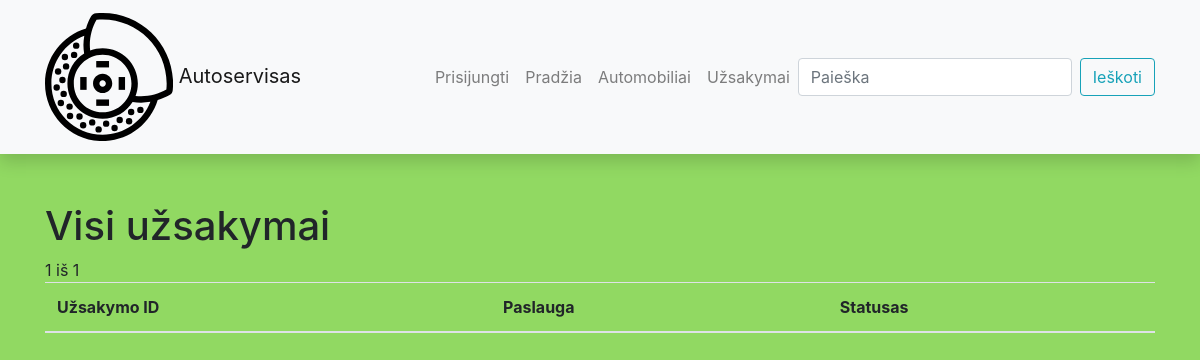
The page /autoservisas/uzsakymai/ on the database as committed earlier.
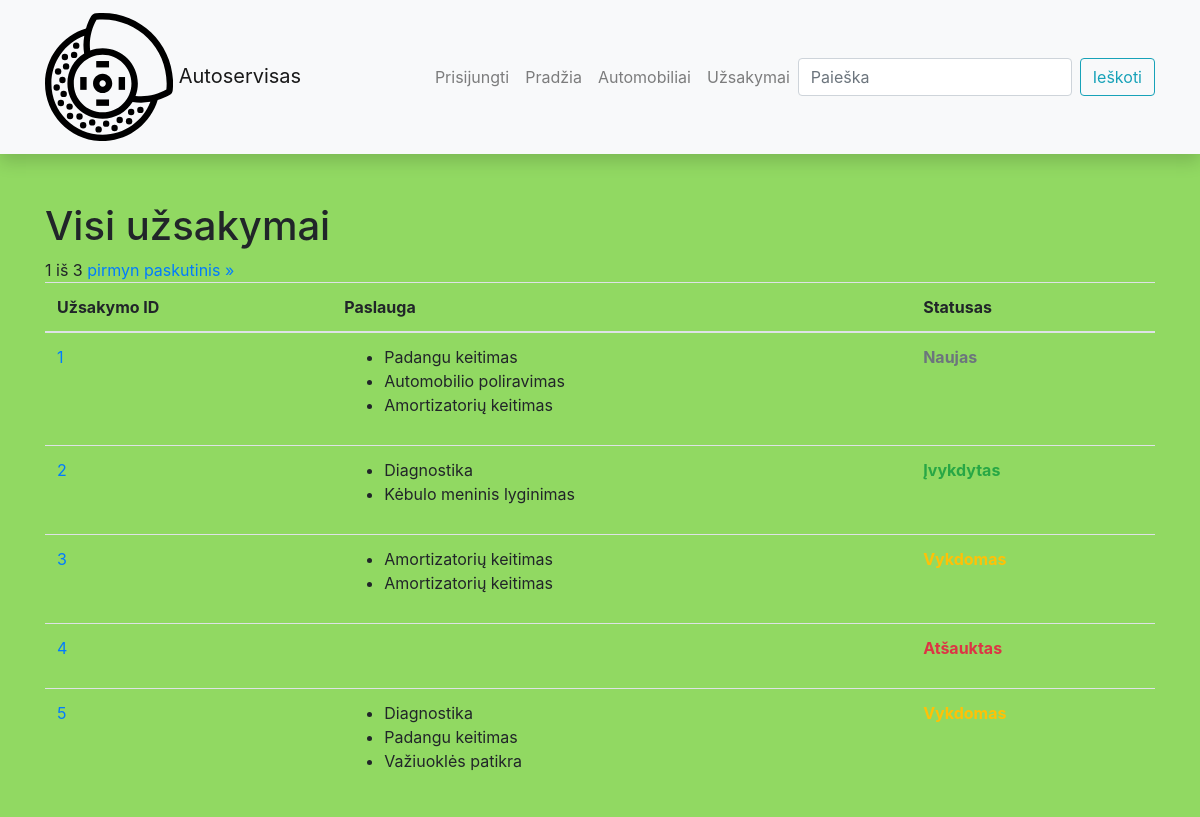
The same page on the database as committed later.
### autoservisas/models.py (models this page shows, shortened)
class Uzsakymas(models.Model):
    sukurimo_data = models.DateTimeField('Sukurimo data', default=datetime.now, null=True, blank=True)
    automobilis = models.ForeignKey(Automobilis, on_delete=models.CASCADE)
    imoketa_suma = models.IntegerField('Įmokėta suma')
    uzsakovas = models.ForeignKey(User, on_delete=models.SET_NULL, null=True, blank=True)
    grazinimo_terminas = models.DateField('Gražinimo terminas', null=True, blank=True)
    NEW = 0
    IN_PROGRESS = 1
    COMPLETED = 2
    CANCELLED = 3
    STATUS_CHOICES = [
        (NEW, 'Naujas'),
        (IN_PROGRESS, 'Vykdomas'),
        (COMPLETED, 'Įvykdytas'),
        (CANCELLED, 'Atšauktas'),
    ]
    statusas = models.IntegerField('Statusas',
                                 choices=STATUS_CHOICES,
                                 default=NEW,
                                 blank=True,
                                 help_text='Užsakymo statusas')
    class Meta:
        verbose_name = 'Uzsakymas'
        verbose_name_plural = 'Uzsakymai'

class UzsakymoPrekes(models.Model):
    kiekis = models.IntegerField()
    uzsakymas = models.ForeignKey(Uzsakymas, on_delete=models.CASCADE, related_name="uzsakymo_prekes")
    paslauga = models.ForeignKey(Paslauga, on_delete=models.CASCADE)
    class Meta:
        verbose_name = 'Uzsakymo_Preke'
        verbose_name_plural = 'Uzsakymų_Prekes'

class Paslauga(models.Model):
    pavadinimas = models.CharField('Paslaugos pavadinimas',max_length=200)
    aprasymas = models.TextField('Paslaugos aprašymas', max_length=1300)
    kaina = models.IntegerField('Paslaugos kaina', default=0)
    class Meta:
        verbose_name = 'Paslauga'
        verbose_name_plural = 'Paslaugos'

### autoservisas/views.py (the view)
class UzsakymaiListView(generic.ListView):
    model = Uzsakymas
    context_object_name = 'uzsakymai'
    template_name = 'uzsakymai.html'
    paginate_by = 5
    def get_queryset(self):
        return Uzsakymas.objects.all()

### autoservisas/templates/uzsakymai.html (shortened to what this page needs)
{% extends 'base.html' %}
{% block content %}
    <h1>Visi užsakymai</h1>
<div class="pagination">
    <span class="step-links">
        <span class="current">
            {{ page_obj.number }} iš {{ page_obj.paginator.num_pages }}
        </span>
        {% if page_obj.has_next %}
            <a href="?page={{ page_obj.next_page_number }}">pirmyn</a>
        <a href="?page={{ page_obj.paginator.num_pages }}">paskutinis &raquo;</a>
        {% endif %}
    </span>
</div>
    <table class="table">
        <thead>
            <tr>
                <th>Užsakymo ID</th>
                <th>Paslauga</th>
                <th>Statusas</th>
            </tr>
        </thead>
        <tbody>
            {% for uzsakymas in uzsakymai %}
                <tr>
                    <td><a href="{% url 'uzsakymas-detail' uzsakymas.id %}">{{ uzsakymas.id }}</a></td>
                    <td>
                        <ul>
                            {% for preke in uzsakymas.uzsakymo_prekes.all %}
                                <li>{{ preke.paslauga.pavadinimas }}</li>
                            {% endfor %}
                        </ul>
                    </td>
                    <td>
                        <p class="{% if uzsakymas.statusas == 0 %} text-muted
                                   {% elif uzsakymas.statusas == 1 %} text-warning
                                   {% elif uzsakymas.statusas == 2 %} text-success
                                   {% elif uzsakymas.statusas == 3 %} text-danger
                                   {% else %} text-muted {% endif %}">
                            <b>{{ uzsakymas.get_statusas_display }}</b>
                        </p>
                    </td>
                </tr>
            {% endfor %}
        </tbody>
    </table>
{% endblock %}

Rows that differ between the two databases and show on the page:
added Uzsakymas: id "1", statusas "Naujas"
added UzsakymoPrekes: paslauga.pavadinimas "Padangu keitimas", shown under "1"
added UzsakymoPrekes: paslauga.pavadinimas "Automobilio poliravimas", shown under "1"
added UzsakymoPrekes: paslauga.pavadinimas "Amortizatorių keitimas", shown under "1"
added Uzsakymas: id "2", statusas "Įvykdytas"
added UzsakymoPrekes: paslauga.pavadinimas "Diagnostika", shown under "2"
added UzsakymoPrekes: paslauga.pavadinimas "Kėbulo meninis lyginimas", shown under "2"
added Uzsakymas: id "3"
added UzsakymoPrekes: paslauga.pavadinimas "Amortizatorių keitimas", shown under "3"
added UzsakymoPrekes: paslauga.pavadinimas "Amortizatorių keitimas", shown under "3"
added Uzsakymas: id "4", statusas "Atšauktas"
added Uzsakymas: id "5"
added UzsakymoPrekes: paslauga.pavadinimas "Diagnostika", shown under "5"
added UzsakymoPrekes: paslauga.pavadinimas "Padangu keitimas", shown under "5"
added UzsakymoPrekes: paslauga.pavadinimas "Važiuoklės patikra", shown under "5"
Other text that changed with them:
{{ page_obj.paginator.num_pages }}: "1" → "3"
text now shown: "pirmyn paskutinis »"
